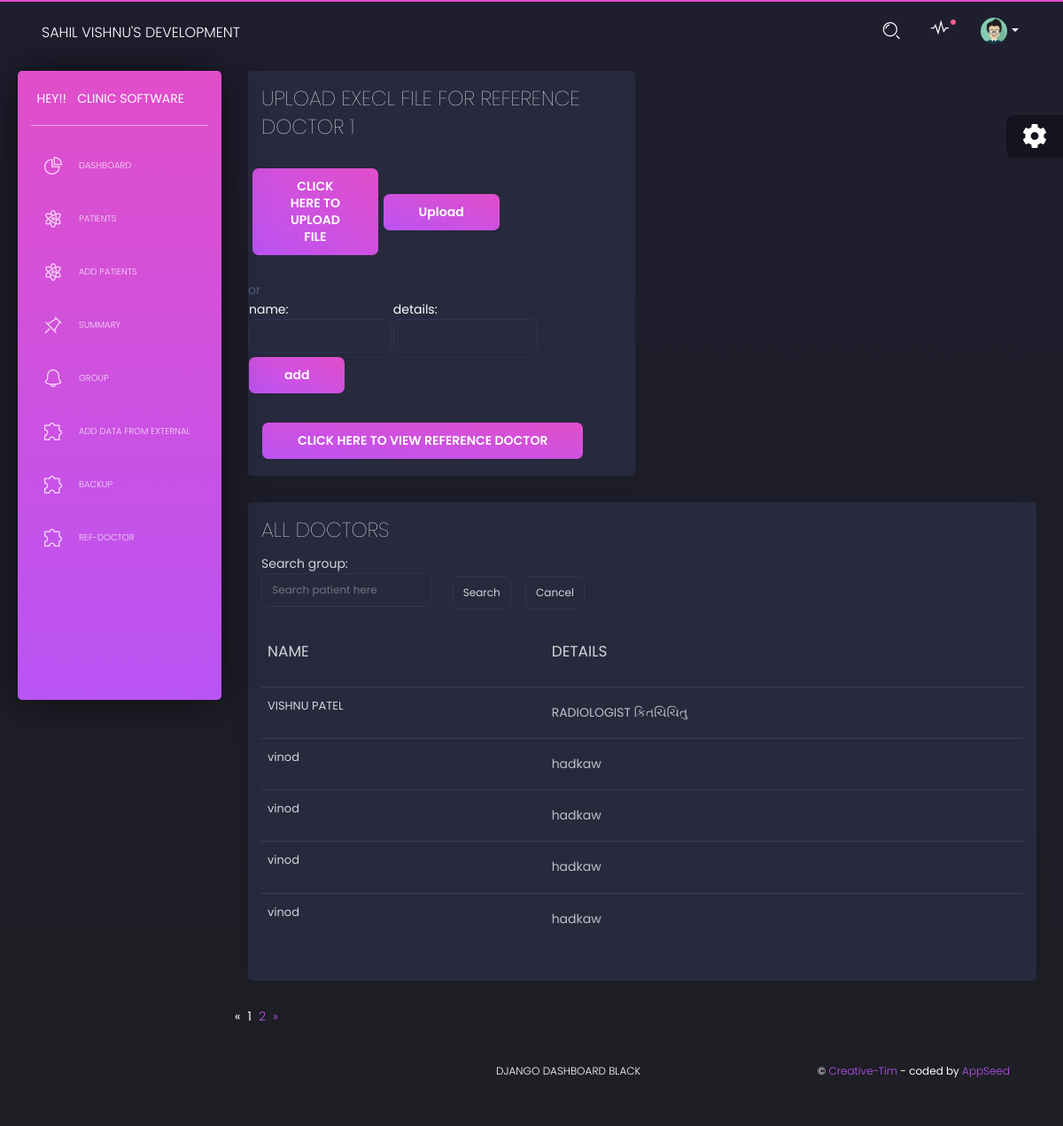
The app's page /refdocs/ref_doctor_particular_group/1, older data.
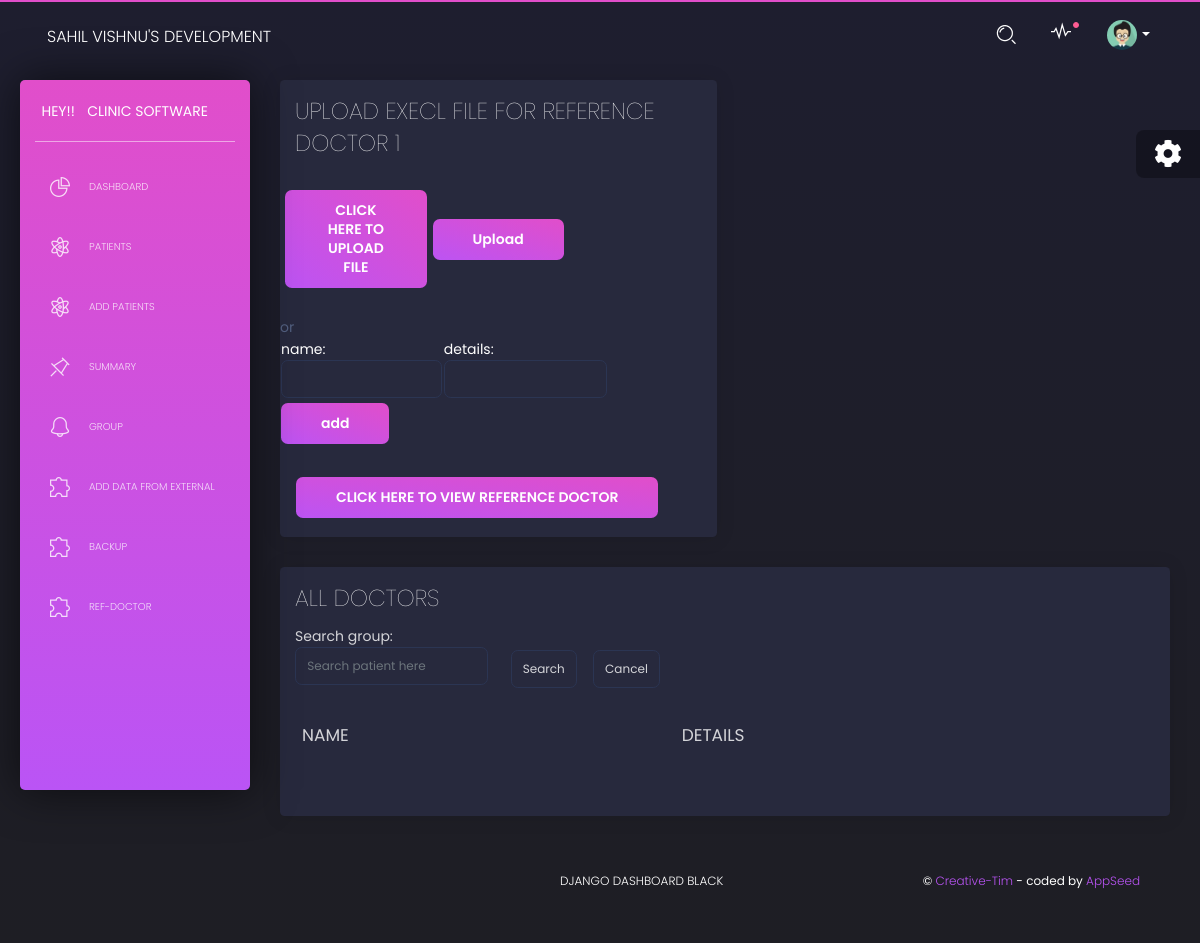
The same page, newer data.
### refdoc/models.py (models this page shows, shortened)
class RefDoc(models.Model):
    doc_id=models.AutoField
    name=models.TextField(max_length=25,default=0)
    details=models.TextField(max_length=100,default=0)
    gid=models.ForeignKey(Doc_group, on_delete=models.CASCADE)#models.IntegerField(default=0)

### refdoc/views.py (the view)
# urls.py: path('ref_doctor_particular_group/<int:i>',views.ref_doctor_particular_group, name='ref_doctor_particular_group'),
def ref_doctor_particular_group(request,i):
    if request.method=='POST':
        t1=Doc_group.objects.get(id=i)
        doc_resource=refdocres()
        dataset=Dataset()
        new_doc=request.FILES['myrefdocs']
        if not new_doc.name.endswith('xlsx'):
            messages.info(request,'wrong format valid xlsx')
            return render(request,'refdoc_upload.html')
        imported_data=dataset.load(new_doc.read(),format='xlsx')
        for data in imported_data:
            value=RefDoc(data[0],data[1],data[2])
            value.gid=t1
            if not RefDoc.objects.filter(gid=t1,name=data[1],details=data[2]).exists():
                value.save()
            else:
                continue
        return redirect(reverse('ref_doctor_all_groups'))
    else:
        print(i)
        parti_cate_doc=RefDoc.objects.filter(gid=i)
        paginator=Paginator(parti_cate_doc, 5)
        page_number=request.GET.get('page')
        page_obj=paginator.get_page(page_number)
        for j in parti_cate_doc:
            print(j.name)
        return render(request,'ref_doc_particular_group.html',{'gid':i,'page_obj':page_obj})

### refdoc/templates/ref_doc_particular_group.html (shortened to what this page needs)
{% extends "layouts/base.html" %}
{% block content %}
<div class="row">
  <div class="col-md-8">
    <div class="card w-75">
      <form role="form" method="post" action="/refdocs/ref_doctor_particular_group/{{gid}}" enctype="multipart/form-data">
        <div class="card-header">
          <h3 class="card-title">UPLOAD EXECL FILE FOR REFERENCE DOCTOR {{gid}}</h3>
        </div>
        <div class="card-body">
          <div class="row">
            <div class="col-md-8 px-md-1">
              <div class="form-group">
                <button class="btn btn-fill btn-primary w-50">
                  CLICK HERE TO UPLOAD FILE
                </button>
                <button type="submit" class="btn btn-fill btn-primary">
                  Upload
                </button>
              </div>
            </div>
          </div>
        </div>
      </form>
      or
      <form role="form"
      class="sub-form"action="/refdocs/addRefDoc/{{gid}}" method="post">
        <div class="form-group text-white w-75">
          <table>
            <tr>
              <td>
                name:<input class="form-control" type="text" name="refdocname">
              </td>
              <td>
                details:<input class="form-control" type="text" name="refdocdetail">
              </td>
            </tr>
          </table>
          <button type="submit" class="btn btn-fill btn-primary">add</button>
        </div>
    </form>
      <div class="card-footer">
        <a href="{% url 'viewRefDoc'%}">
          <button class="btn btn-fill btn-primary">
            CLICK HERE TO VIEW REFERENCE DOCTOR
          </button>
        </a>
      </div>
    </div>
  </div>
</div>
<div class="row">
  <div class="col-md-12">
    <div class="card ">
      <div class="card-header">
        <h3 class="card-title"> ALL DOCTORS</h3>
        <form action="{% url 'searchrefdoc'%}" method="get" value="{{request.GET.q}}" >
          <div class="row">
            <div class="col-md-3">
              Search group:<input type="text" class="form-control " name="q" placeholder="Search patient here"/>            </div>
            <div class="d-inline p-2 mt-3">
              <input type="submit" value="Search" name="submit" class="form-control">
            </div>
            <div class="d-inline p-2 mt-3">
              <a href="{%url 'ref_doctor_all_groups' %}"><button class="form-control " >Cancel</button></a>
            </div>
          </div>
        </form>
      </div>
      <div class="card-body">
        <div class="table-responsive">
          <table class="table tablesorter " id="">
            <thead class=" text-primary">
              <tr>
                <th >
                  <h4>Name</h4>
                </th>
                <th>
                 <h4> DETAILS</h4>
                </th>
              </tr>
            </thead>
            <tbody>
              {% for p in page_obj %}
              <tr>
                <td>
                  <a href="{% url 'print_ref_doctor' p.id %}">
                <h5>{{p.name}} </h5>
                   </a>
                </td>
                <td>
                    {{p.details}}
                </td>
              </tr>
              {%endfor%}
            </tbody>
          </table>
        </div>
      </div>
    </div>
  </div>
  {% if page_obj.has_other_pages %}
  <ul class="pagination justify-content-center ">
    {% if page_obj.has_previous %}
    <li class="pr-3"><a href="?page={{ page_obj.previous_page_number }}">&laquo;</a></li>
  {% else %}
    <li class="disabled pr-2"><span>&laquo;</span></li>
  {% endif %}
  {% for i in page_obj.paginator.page_range %}
    {% if page_obj.number == i %}
      <li class="active pr-2"><span>{{ i }} <span class="sr-only">(current)</span></span></li>
    {% else %}
      <li class="pr-2"><a href="?page={{ i }}">{{ i }}</a></li>
    {% endif %}
  {% endfor %}
  {% if page_obj.has_next %}
    <li class="pr-2"><a href="?page={{ page_obj.next_page_number }}">&raquo;</a></li>
  {% else %}
    <li class="disabled pl-3"><span>&raquo;</span></li>
  {% endif %}
  </ul>
  {% endif %}
{% endblock content %}

### loginmodule/templates/layouts/base.html (shortened to what this page needs)
<!DOCTYPE html>
<html lang="en">
<head>
  <link rel="stylesheet" href="https://cdn.jsdelivr.net/npm/bootstrap-icons@1.8.3/font/bootstrap-icons.css">
  <link href="https://use.fontawesome.com/releases/v5.0.6/css/all.css" rel="stylesheet">
  <link href="/static/assets/css/nucleo-icons.css" rel="stylesheet" />
  <link href="/static/assets/css/black-dashboard.css?v=1.0.0" rel="stylesheet" />
  <link href="/static/assets/demo/demo.css" rel="stylesheet" />
</head>
<body class="">
  <div class="wrapper ">
    <div class="abc noprint">
    {% include 'includes/sidebar.html' %}
    </div>
    <div class="main-panel">
      {% include 'includes/navigation.html' %}
      <div class="content">
        {% block content %}{% endblock content %}
      </div>
      {% include 'includes/footer.html' %}
    </div>
  </div>
  {% include 'includes/fixed-plugin.html' %}
</body>
</html>

### loginmodule/templates/includes/sidebar.html (shortened to what this page needs)
    <div class="sidebar">
      <div class="sidebar-wrapper">
        <div class="logo">
          <a target="_blank" rel="sponsored noopener noreferrer"
             href="https://appseed.us/admin-dashboards/django-dashboard-black" class="simple-text logo-mini">
            HEY!!
          </a>
          <a target="_blank" rel="sponsored noopener noreferrer"
             href="https://appseed.us/admin-dashboards/django-dashboard-black" class="simple-text logo-normal">
            CLINIC SOFTWARE
          </a>
        </div>
        <ul class="nav">
          <li class="{% if 'index' in segment %} active {% endif %}">
            <a href="/">
              <i class="tim-icons icon-chart-pie-36"></i>
              <p>Dashboard</p>
            </a>
          </li>
          <li class="{% if 'icons' in segment %} active {% endif %}">
            <a href="{% url 'main_patient' %}">
              <i class="tim-icons icon-atom"></i>
              <p>PATIENTS</p>
            </a>
          </li>
          <li class="{% if 'icons' in segment %} active {% endif %}">
            <a href="{% url 'addpatient' %}">
              <i class="tim-icons icon-atom"></i>
              <p>ADD PATIENTS</p>
            </a>
          </li>
          <li class="{% if 'maps' in segment %} active {% endif %}">
            <a href="{% url 'visit_summary' %}">
              <i class="tim-icons icon-pin"></i>
              <p>SUMMARY</p>
            </a>
          </li>
          <li class="{% if 'notifications' in segment %} active {% endif %}">
            <a href="{% url 'all_group' %}">
              <i class="tim-icons icon-bell-55"></i>
              <p>GROUP</p>
            </a>
          </li>
          <li class="{% if 'tables' in segment %} active {% endif %}">
            <a href="{% url 'uploadfile' %}">
              <i class="tim-icons icon-puzzle-10"></i>
              <p>ADD DATA FROM EXTERNAL</p>
            </a>
          </li>
          <li class="{% if 'tables' in segment %} active {% endif %}">
            <a href="{% url 'excelreport' %}">
              <i class="tim-icons icon-puzzle-10"></i>
              <p>BACKUP</p>
            </a>
          </li>
          <li class="{% if 'tables' in segment %} active {% endif %}">
            <a href="{% url 'ref_doctor_all_groups' %}">
              <i class="tim-icons icon-puzzle-10"></i>
              <p>REF-DOCTOR</p>
            </a>
          </li>
        </ul>
      </div>
    </div>

### loginmodule/templates/includes/navigation.html (shortened to what this page needs)
      <nav class="navbar navbar-expand-lg navbar-absolute navbar-transparent">
        <div class="container-fluid">
          <div class="navbar-wrapper">
            <a class="navbar-brand" href="javascript:void(0)">
              SAHIL VISHNU'S DEVELOPMENT
            </a>
          </div>
          <div class="collapse navbar-collapse" id="navigation">
            <ul class="navbar-nav ml-auto">
              <li class="search-bar input-group">
                <button class="btn btn-link" id="search-button" data-toggle="modal" data-target="#searchModal"><i class="tim-icons icon-zoom-split" ></i>
                </button>
              </li>
              <li class="dropdown nav-item">
                <a href="javascript:void(0)" class="dropdown-toggle nav-link" data-toggle="dropdown">
                  <div class="notification d-none d-lg-block d-xl-block"></div>
                  <i class="tim-icons icon-sound-wave"></i>
                </a>
              </li>
              <li class="dropdown nav-item">
                <a href="#" class="dropdown-toggle nav-link" data-toggle="dropdown">
                  <div class="photo">
                    <img src="/static/assets/img/anime3.png" alt="Profile Photo">
                  </div>
                  <b class="caret d-none d-lg-block d-xl-block"></b>
                </a>
              </li>
            </ul>
          </div>
        </div>
      </nav>

### loginmodule/templates/includes/footer.html
      <footer class="footer">
        <div class="container-fluid">
          <ul class="nav">
            <li class="nav-item">
              <a target="_blank" rel="noopener noreferrer"
                 href="https://appseed.us/admin-dashboards/django-dashboard-black" class="nav-link">
                Django Dashboard Black
              </a>
            </li>
          </ul>
          <div class="copyright">
            &copy; <a target="_blank" rel="sponsored noopener noreferrer"
                      href="https://bit.ly/3fKQZaL">Creative-Tim</a>
            - coded by <a target="_blank" rel="noopener noreferrer" href="https://appseed.us">AppSeed</a>
          </div>
        </div>
      </footer>

### loginmodule/templates/includes/fixed-plugin.html (shortened to what this page needs)
  <div class="fixed-plugin">
    <div class="dropdown show-dropdown">
      <a href="#" data-toggle="dropdown">
        <i class="fa fa-cog fa-2x"> </i>
      </a>
    </div>
  </div>

Row changes from the older to the newer data that the page shows:
removed RefDoc: name "VISHNU PATEL", details "RADIOLOGIST કિતચિચિતુ"
removed RefDoc: name "vinod", details "hadkaw"
removed RefDoc: name "vinod", details "hadkaw"
removed RefDoc: name "vinod", details "hadkaw"
removed RefDoc: name "vinod", details "hadkaw"
Text that changed along with them:
list line gone: "1"
list line gone: "2"
